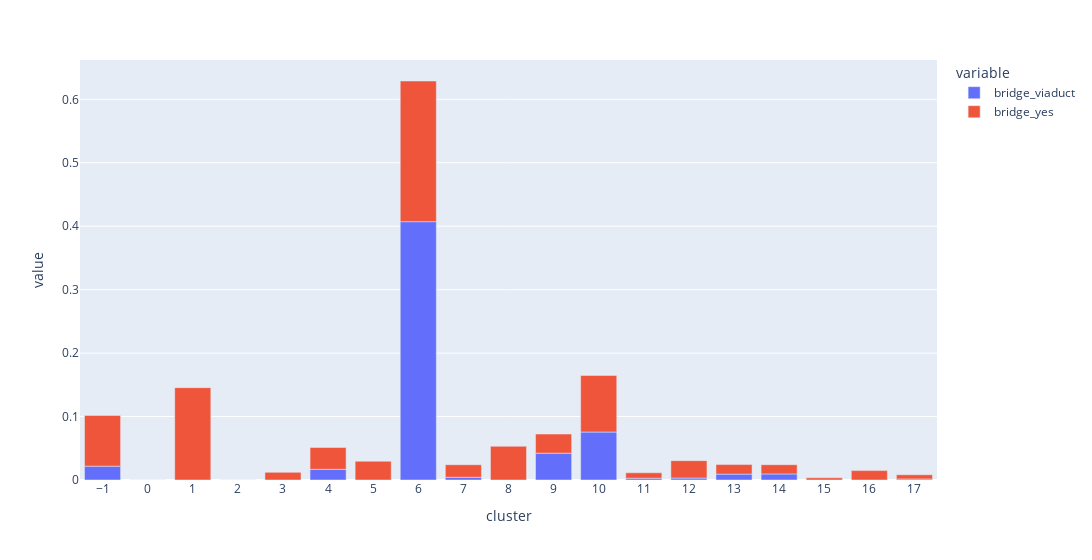

Notebook code for this chart:
### Code cell
fig = px.bar(hex_agg, x="cluster", y=list(filter(lambda x: "bridge" in x, hex_agg.columns)), width=1300)
fig.update_layout(
    xaxis = dict(
        tickmode = 'linear',
    )
)
fig.show()

### Figure 1 — Plotly figure (JSON) as saved in the notebook; plotly's stock layout.template omitted (floating-point values rounded to 4 significant figures)
{"data": [{"alignmentgroup": "True", "hovertemplate": "variable=bridge_viaduct<br>cluster=%{x}<br>value=%{y}<extra></extra>", "legendgroup": "bridge_viaduct", "marker": {"color": "#636efa"}, "name": "bridge_viaduct", "offsetgroup": "bridge_viaduct", "orientation": "v", "showlegend": true, "textposition": "auto", "type": "bar", "x": [-1, 0, 1, 2, 3, 4, 5, 6, 7, 8, 9, 10, 11, 12, 13, 14, 15, 16, 17], "xaxis": "x", "y": [0.0218, 0, 0, 0, 0, 0.01682, 0, 0.4072, 0.004333, 0, 0.04232, 0.07562, 0.00286, 0.003056, 0.009274, 0.009566, 0, 0, 0.001673], "yaxis": "y"}, {"alignmentgroup": "True", "hovertemplate": "variable=bridge_yes<br>cluster=%{x}<br>value=%{y}<extra></extra>", "legendgroup": "bridge_yes", "marker": {"color": "#EF553B"}, "name": "bridge_yes", "offsetgroup": "bridge_yes", "orientation": "v", "showlegend": true, "textposition": "auto", "type": "bar", "x": [-1, 0, 1, 2, 3, 4, 5, 6, 7, 8, 9, 10, 11, 12, 13, 14, 15, 16, 17], "xaxis": "x", "y": [0.08, 0, 0.1456, 0, 0.01205, 0.03441, 0.0296, 0.2217, 0.01976, 0.05314, 0.03009, 0.08919, 0.008518, 0.02747, 0.01505, 0.01455, 0.003452, 0.01483, 0.006582], "yaxis": "y"}], "layout": {"barmode": "relative", "legend": {"title": {"text": "variable"}, "tracegroupgap": 0}, "margin": {"t": 60}, "width": 1300, "xaxis": {"anchor": "y", "domain": [0, 1], "tickmode": "linear", "title": {"text": "cluster"}}, "yaxis": {"anchor": "x", "domain": [0, 1], "title": {"text": "value"}}}}
